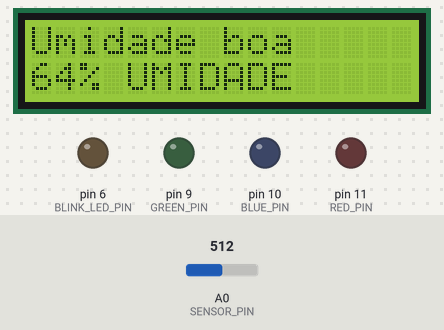
A sketch run on a simulated Arduino Uno, built with avr-gcc and run on an emulated ATmega328P. Parts: 16×2 character LCD, output pins drawn as LEDs (lit = HIGH). Dashed ring = blinking. The test bench sets the inputs (shaded band); at power-on: A0 (SENSOR_PIN) = 512. What the sketch prints to the serial monitor is not drawn.

Above: at 4.2 s.
4.3 s: A0 (SENSOR_PIN) set to 770
At 6.2 s:
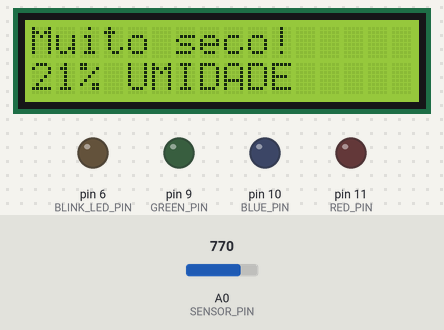
6.6 s: A0 (SENSOR_PIN) set to 798
At 7.31 s:
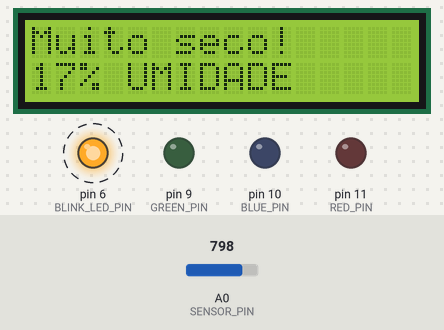
10.7 s: A0 (SENSOR_PIN) set to 716
At 12.1 s:
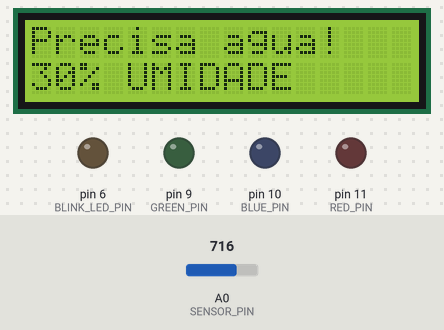
12.9 s: A0 (SENSOR_PIN) set to 900
At 14.5 s:
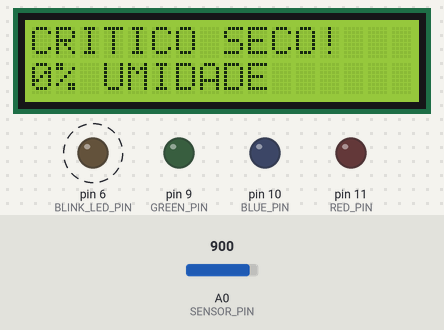
17.0 s: A0 (SENSOR_PIN) set to 306
At 19.0 s:
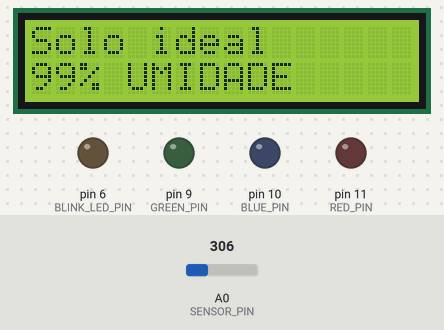
19.3 s: A0 (SENSOR_PIN) set to 488
At 20.2 s:
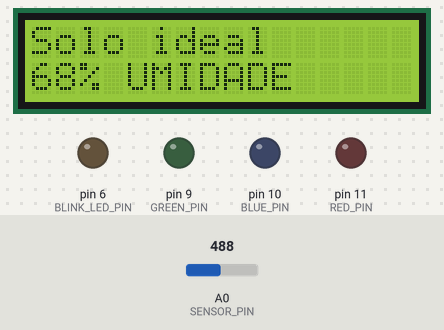
21.3 s: A0 (SENSOR_PIN) set to 522
Timing chart, 0 to 24.3 s (numbered marks = the images above; inputs shaded):
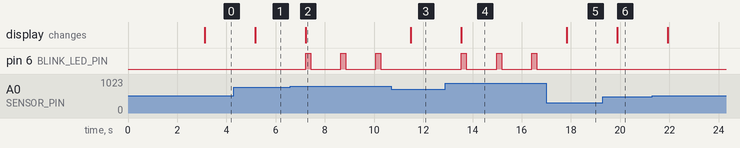

The sketch:

Veredas_Sensor_Emov.ino
```cpp
#include <LiquidCrystal_I2C.h>

const int SENSOR_PIN = A0;

const int RED_PIN = 11;
const int GREEN_PIN = 9;
const int BLUE_PIN = 10;
const int BLINK_LED_PIN = 6;

const int SENSOR_MIN_VALUE = 300;  // Solo molhado (faixa típica para sensores capacitivos)
const int SENSOR_MAX_VALUE = 900;  // Solo seco ou ar (ajuste conforme seu sensor real)

const int BLINK_DELAY_SLOW = 1000;
const int BLINK_DELAY_FAST = 200;

LiquidCrystal_I2C lcd(0x27, 16, 2);

int sensorValue = 0;
int moisturePercent = 0;
int previousMoisturePercent = -1;

void setup() {
  pinMode(RED_PIN, OUTPUT);
  pinMode(GREEN_PIN, OUTPUT);
  pinMode(BLUE_PIN, OUTPUT);
  pinMode(BLINK_LED_PIN, OUTPUT);

  Serial.begin(9600);

  lcd.init();
  lcd.backlight();
  lcd.print("TECNOLIFE SENSOR");
  lcd.setCursor(0, 1);
  lcd.print("INICIANDO...");
  delay(3000);
}

void loop() {
  sensorValue = analogRead(SENSOR_PIN);

  // Constrain para evitar valores fora da faixa
  sensorValue = constrain(sensorValue, SENSOR_MIN_VALUE, SENSOR_MAX_VALUE);

  // Mapeamento inverso: quanto menor o valor, mais úmido o solo
  moisturePercent = map(sensorValue, SENSOR_MAX_VALUE, SENSOR_MIN_VALUE, 0, 100);

  // Limitar para ficar entre 0 e 100%
  moisturePercent = constrain(moisturePercent, 0, 100);

  Serial.print("Sensor Value: ");
  Serial.print(sensorValue);
  Serial.print(" | Humidity: ");
  Serial.print(moisturePercent);
  Serial.println("%");

  updateLcd();

  // Controle simples de LED de alerta
  if (moisturePercent < 20) {
    digitalWrite(BLINK_LED_PIN, HIGH);
    delay(BLINK_DELAY_FAST);
    digitalWrite(BLINK_LED_PIN, LOW);
    delay(BLINK_DELAY_FAST);
  } else {
    digitalWrite(BLINK_LED_PIN, LOW);
  }

  delay(1000);
}

void updateLcd() {
  lcd.clear();
  lcd.setCursor(0, 0);

  if (moisturePercent <= 10) {
    lcd.print("CRITICO SECO!");
  } else if (moisturePercent <= 25) {
    lcd.print("Muito seco!");
  } else if (moisturePercent <= 45) {
    lcd.print("Precisa agua!");
  } else if (moisturePercent <= 65) {
    lcd.print("Umidade boa");
  } else if (moisturePercent <= 100) {
    lcd.print("Solo ideal");
  }

  lcd.setCursor(0, 1);
  lcd.print(moisturePercent);
  lcd.print("% UMIDADE");
}
```

Measured:
- the behaviour switches between 780 and 781 on A0 (SENSOR_PIN) (found by bisection; images 1 and 2)
- after the input at 4.3 s, the display: changes after 0.87 s (image 1)
- after the input at 6.6 s, pin 6 (BLINK_LED_PIN): alternates HIGH for 0.20 s and LOW for 1.2 s, starting after 0.62 s; the display: changes after 0.62 s (image 2)
- after the input at 10.7 s, pin 6 (BLINK_LED_PIN): stays LOW (without the input it goes to HIGH after 0.80 s); the display: changes after 0.80 s (image 3)
- after the input at 12.9 s, pin 6 (BLINK_LED_PIN): alternates HIGH for 0.20 s and LOW for 1.2 s, starting after 0.65 s; the display: changes after 0.65 s (image 4)
- after the input at 17.0 s, pin 6 (BLINK_LED_PIN): stays LOW (without the input it goes to HIGH after 0.83 s); the display: changes after 0.83 s (image 5)
- after the input at 19.3 s, the display: changes after 0.58 s (image 6)
